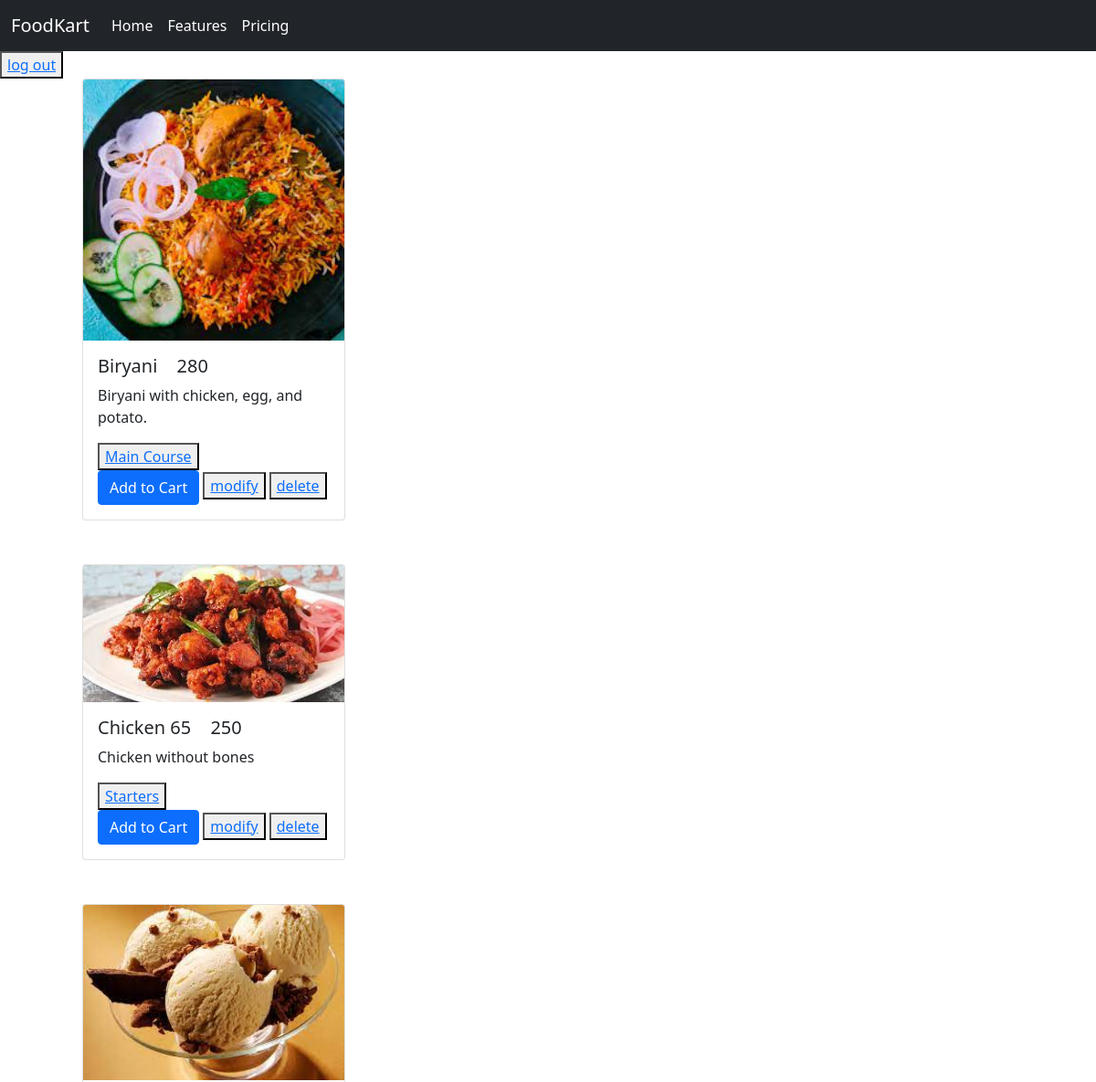
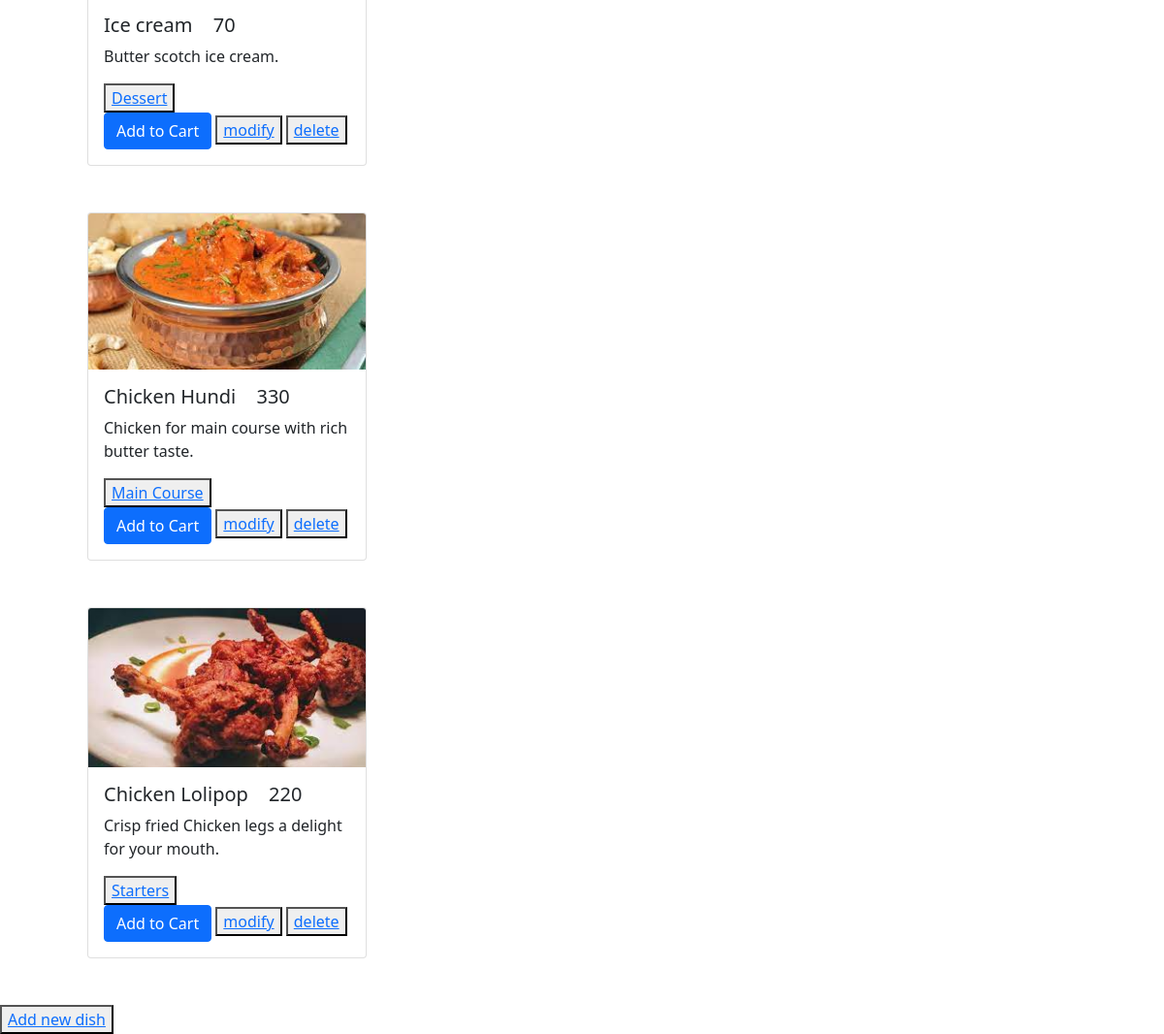
Screenshot of / (signed in) with the database file from the repository (2 pictures, top to bottom).
### menu/models.py (models this page shows, shortened)
class Dish(models.Model):
    id = models.AutoField(primary_key=True)
    name = models.CharField(max_length=200, null = False, blank = False, default = 'newItem')
    description = models.TextField()
    price = models.IntegerField()
    image = models.ImageField(null = False, blank = False)
    tags = models.ForeignKey(Tags, on_delete = models.CASCADE, null = True)
    restaurant = models.ForeignKey(restaurant, on_delete = models.CASCADE)

class Tags(models.Model):
    tag = models.CharField(max_length=100)
    id = models.AutoField(primary_key=True)
    def __str__(self):
        return f'{self.tag}'

### menu/views.py (the view)
# urls.py: path('', views.index, name='index'),
def index(request):
    dish = Dish.objects.all()   # Collecting all the dishes.
    user = request.user         # Collecting the requested user.
    user_name = str(user)       # Logged in users name as string.
    try:
        customer = Customer.objects.get(user=user)      # Collecting the customer.
        designation = str(customer.designation)         # Designation of logged in customer.
    except TypeError:               # If its an anonymous user the he will have no designation.
        context = {
            'dish': dish,           # All available dishes.
            'user': user_name,      # Logged in user's name as a string.
        }
        return render(request, 'menu/index.html', context=context)
    except Customer.DoesNotExist:
        messages.error(request, 'Create the customer account.')
        return redirect('customer_creation')
    if designation == 'Restaurant':
        dish = Dish.objects.filter(restaurant=user)
    context = {
        'dish': dish,                       # All the viewable dishes.
        'user': user_name,                  # Logged in user's name as a string.
        'designation': designation,         # Designation of the user.
    }
    print(designation, type(designation))
    return render(request, 'menu/index.html', context=context)

### menu/models.py (called while the page is built)
    def __str__(self):
        return f'{self.designation}'

### Templates/menu/index.html (shortened to what this page needs)
{%load static%}
<!DOCTYPE html>
<html lang="en">
<head>
    <link href="https://cdn.jsdelivr.net/npm/bootstrap@5.1.3/dist/css/bootstrap.min.css" rel="stylesheet"
>
</head>
<body>
    <nav class="navbar navbar-expand-lg bg-dark ">
        <div class="container-fluid">
          <a class="navbar-brand text-white" href="{% url 'index' %}">FoodKart</a>
          <div class="collapse navbar-collapse" id="navbarNav">
            <ul class="navbar-nav">
              <li class="nav-item">
                <a class="nav-link active text-white" aria-current="page" href="#">Home</a>
              </li>
              <li class="nav-item">
                <a class="nav-link text-white" href="#">Features</a>
              </li>
              <li class="nav-item">
                <a class="nav-link text-white" href="#">Pricing</a>
              </li>
            </ul>
          </div>
        </div>
      </nav>
    {% block container%}
      {% if user == 'AnonymousUser' %}
      <button ><a href="{% url 'user_creation' %}">sing up</a></button>
      <button ><a href="{% url 'log_in' %}">log in</a></button>
          {% else %}
          <button ><a href="{% url 'log_out' %}">log out</a></button>
      {% endif %}
        {% if designation == 'Restaurant' %}
            {%for i in dish%}
                <div class="container">
                    <div class="card mx-5" style="width: 18rem;">
                        <img src="{{i.image.url}}" class="card-img-top" alt="...">
                        <div class="card-body">
                            <h5 class="card-title">{{i.name}} <span class="mx-3">{{i.price}}</span></h5>
                            <p class="card-text">{{i.description}}</p>
                            <button ><a href="{% url 'tag_search' i.tags%}">{{i.tags}}</a></button>
                            <br>
                            <a href="#" class="btn btn-primary">Add to Cart</a>
                            <button ><a href="{% url 'dish_modification' i.id%}">modify</a></button>
                            <button ><a href="{% url 'dish_deletion' i.id%}">delete</a></button>
                        </div>
                    </div>
                </div>
                <br><br>
            {%endfor%}
            <button ><a href="{% url 'dish_creation' %}">Add new dish</a></button>
        {% endif %}
    {% endblock container%}
</body>
</html>

### rows the page displays
Dish: image (picture), name "Biryani", price "280", description "Biryani with chicken, egg, and potato.", tags "Main Course"
Dish: image (picture), name "Chicken 65", price "250", description "Chicken without bones", tags "Starters"
Dish: image (picture), name "Ice cream", price "70", description "Butter scotch ice cream.", tags "Dessert"
Dish: image (picture), name "Chicken Hundi", price "330", description "Chicken for main course with rich butter taste.", tags "Main Course"
Dish: image (picture), name "Chicken Lolipop", price "220", description "Crisp fried Chicken legs a delight for your mouth.", tags "Starters"
